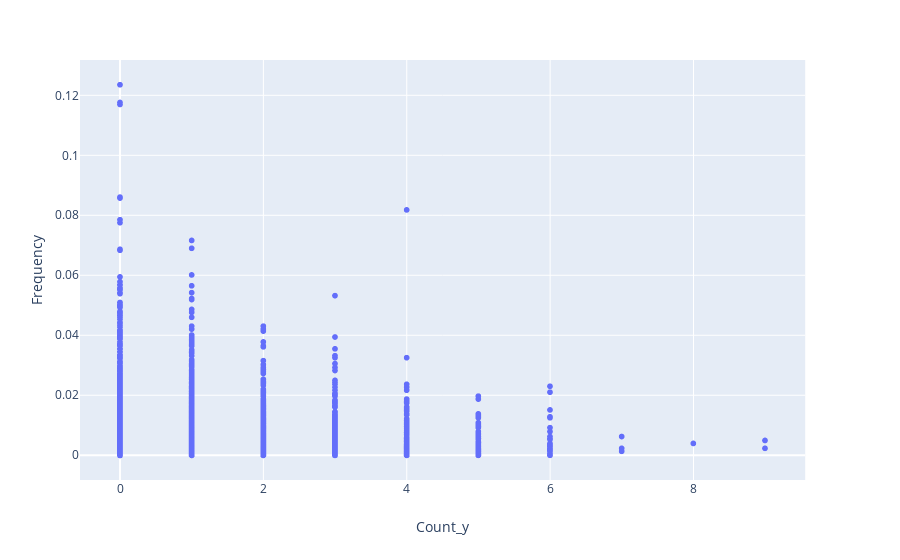

Here is the notebook cell this chart was saved with:
### Code cell
fig = px.scatter(classII_total, x='Count_y', y='Frequency')
fig.show()

### Figure 1 — Plotly figure (JSON) as saved in the notebook; plotly's stock layout.template omitted (floating-point values rounded to 4 significant figures; data arrays with more than 128 entries replaced by an {"elided": "..."} marker saying what was removed)
{"data": [{"hoverlabel": {"namelength": 0}, "hovertemplate": "Count_y=%{x}<br>Frequency=%{y}", "legendgroup": "", "marker": {"color": "#636efa", "symbol": "circle"}, "mode": "markers", "name": "", "showlegend": false, "type": "scattergl", "x": {"elided": "3740 int values"}, "xaxis": "x", "y": {"elided": "3740 float values"}, "yaxis": "y"}], "layout": {"autosize": true, "legend": {"tracegroupgap": 0}, "margin": {"t": 60}, "xaxis": {"anchor": "y", "autorange": true, "domain": [0, 0.98], "range": [-0.5393, 9.539], "title": {"text": "Count_y"}, "type": "linear"}, "yaxis": {"anchor": "x", "autorange": true, "domain": [0, 1], "range": [-0.008128, 0.1317], "title": {"text": "Frequency"}, "type": "linear"}}}
